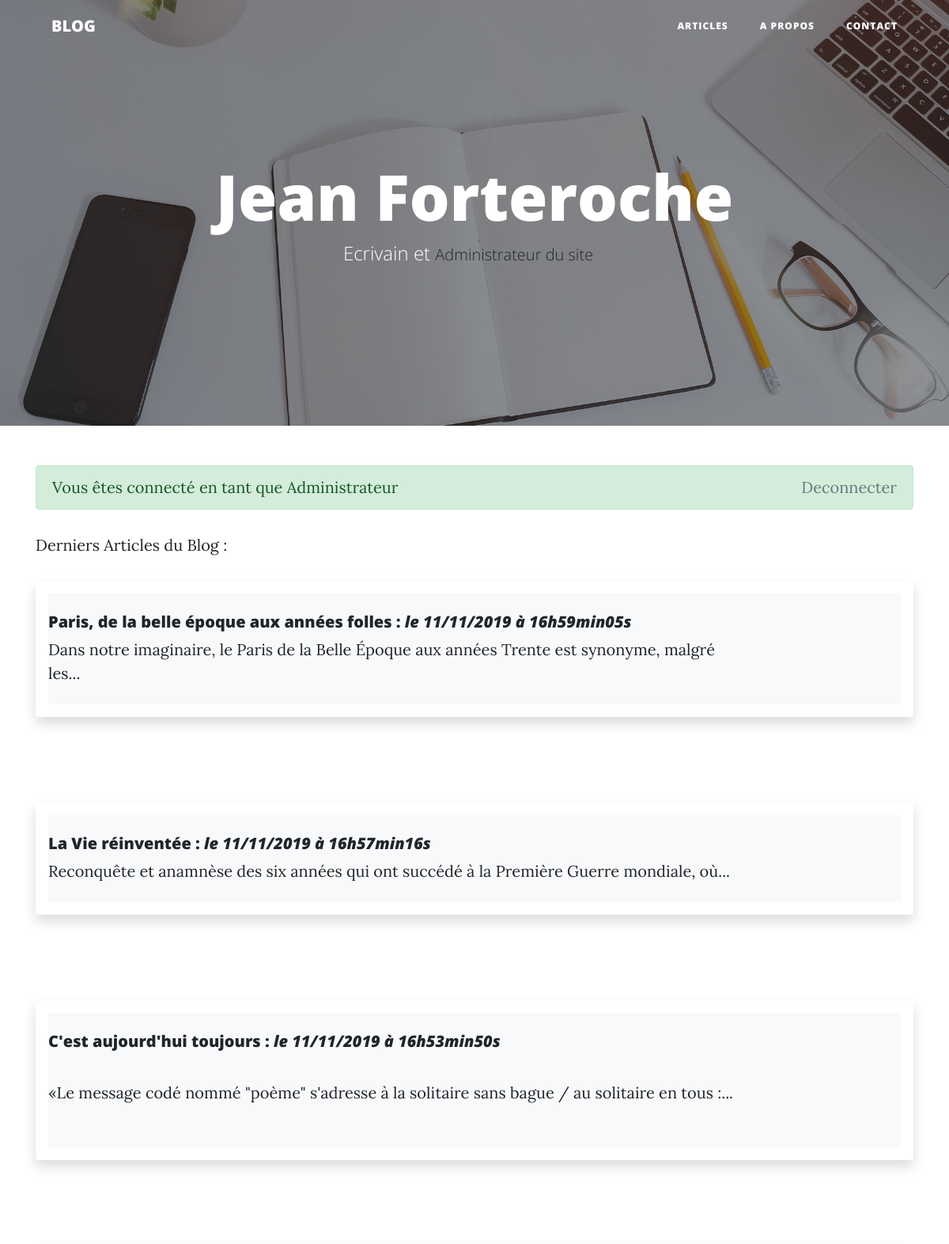
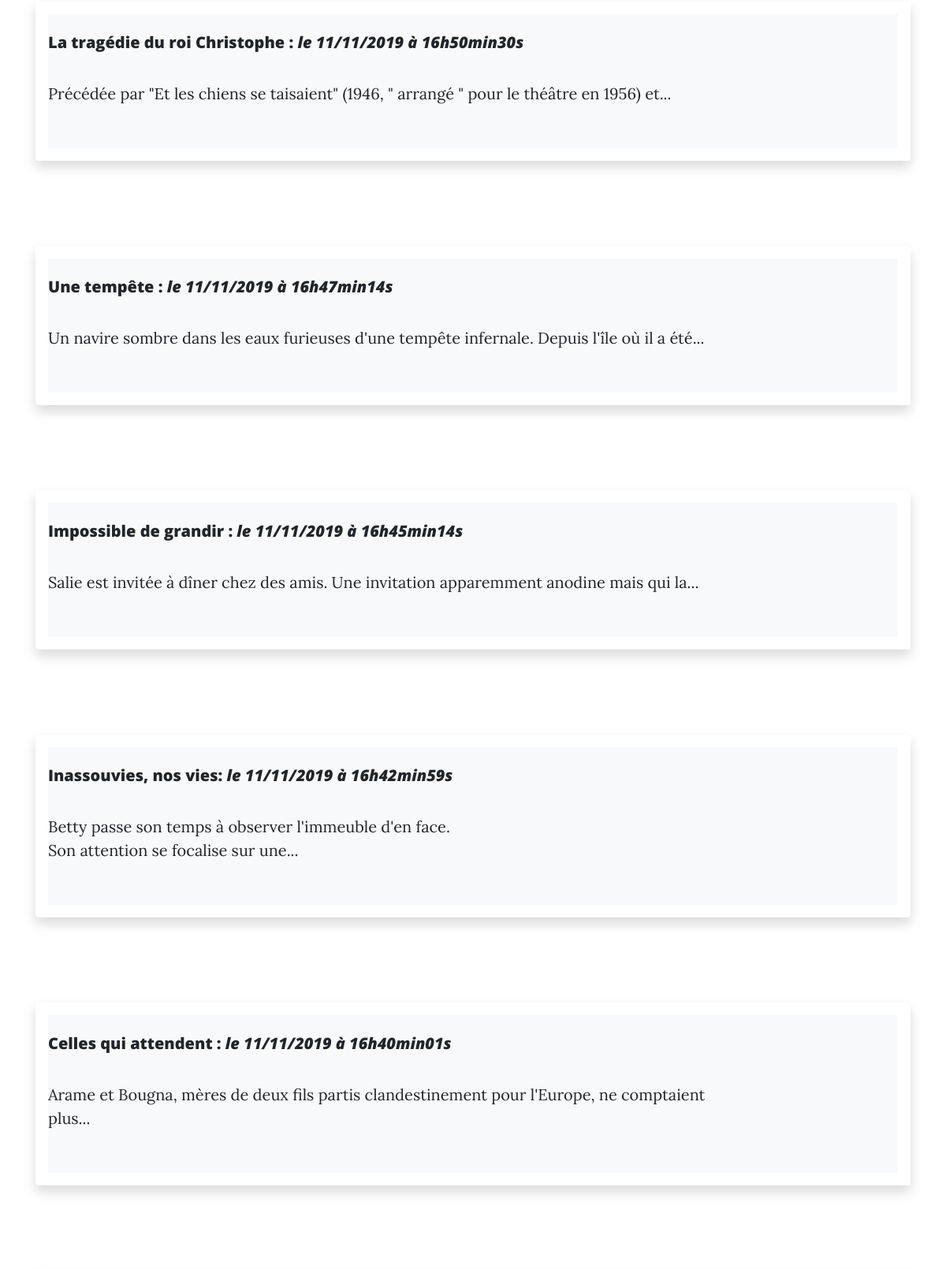
Screenshot of / (signed in, upper part) with the database file from the repository (2 pictures, top to bottom).
### tables this page shows
CREATE TABLE `posts` (
  `id` int(11) NOT NULL,
  `title` varchar(255) NOT NULL,
  `images` varchar(200) NOT NULL,
  `content` text NOT NULL,
  `creation_date` datetime NOT NULL
);

### controller/Frontend.php (called while the page is built, shortened)
<?php
class Frontend
{
    public function listPosts()
    {
        $postManager = new PostManager();
        $posts       = $postManager->getPosts();
        require('view/frontend/listPostsView.php');
    }
}

### model/PostManager.php (called while the page is built, shortened)
<?php
class PostManager extends BddManager
{
    public function getPosts()
    {
        $db  = $this->dbConnect();
        $req = $db->query('SELECT id, title, content, DATE_FORMAT(creation_date, \'%d/%m/%Y à %Hh%imin%ss\') AS creation_date_fr FROM posts ORDER BY creation_date DESC ');
        return $req;
    }
}

### view/frontend/listPostsView.php (the view, shortened to what this page needs)
<div class='container'>
<p>Derniers Articles du Blog :</p>
    <?php while ($data=$posts->fetch()) { ?>
        <div class="shadow p-3 mb-5 bg-white rounded">
            <div class="row no-gutters bg-light position-relative">
                <div class="col-md-10 position-static p-4 pl-md-0">
                    <h5 class="mt-0"><?=htmlspecialchars($data['title']).':'.' '?><em>le <?=$data['creation_date_fr'] ?></em>
                    </h5>
                    <div class="row">
                        <div class="col-12 "><?=substr(substr($data['content'],0,100),0,strrpos(substr($data['content'],0,100),' ')).'...' ?>
                        </div>
                    </div><a href="index.php?action=post&amp;id=<?=$data['id'] ?>" class="stretched-link"></a>
            </div>
        </div>
    </div><br><br>
    <?php
        }
    ?>
</div>
<?php require('view/template.php');?>

### rows the page displays
posts: title "Paris, de la belle époque aux années folles", creation_date_fr "11/11/2019 à 16h59min05s", content "Dans notre imaginaire, le Paris de la Belle Époque aux années Trente est synonyme, malgré les"
posts: title "La Vie réinventée", creation_date_fr "11/11/2019 à 16h57min16s", content "Reconquête et anamnèse des six années qui ont succédé à la Première Guerre mondiale, où"
posts: title "C'est aujourd'hui toujours", creation_date_fr "11/11/2019 à 16h53min50s", content "«Le message codé nommé \"poème\" s'adresse à la solitaire sans bague / au solitaire en tous :"
posts: title "La tragédie du roi Christophe", creation_date_fr "11/11/2019 à 16h50min30s", content "Précédée par \"Et les chiens se taisaient\" (1946, \" arrangé \" pour le théâtre en 1956) et"
posts: title "Une tempête", creation_date_fr "11/11/2019 à 16h47min14s", content "Un navire sombre dans les eaux furieuses d'une tempête infernale. Depuis l'île où il a été"
posts: title "Impossible de grandir", creation_date_fr "11/11/2019 à 16h45min14s", content "Salie est invitée à dîner chez des amis. Une invitation apparemment anodine mais qui la"
posts: title "Inassouvies, nos vies", creation_date_fr "11/11/2019 à 16h42min59s", content "Betty passe son temps à observer l'immeuble d'en face. Son attention se focalise sur une"
posts: title "Celles qui attendent", creation_date_fr "11/11/2019 à 16h40min01s", content "Arame et Bougna, mères de deux fils partis clandestinement pour l'Europe, ne comptaient plus"

### other values shown
$_SESSION['state'] "Vous êtes connecté en tant que Administrateur"
